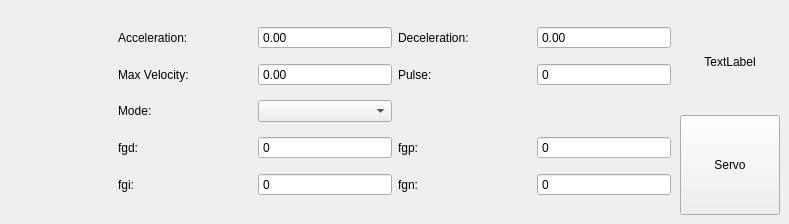
<?xml version="1.0" encoding="UTF-8"?>
<ui version="4.0">
 <class>TabModeCtl</class>
 <widget class="QWidget" name="TabModeCtl">
  <property name="geometry">
   <rect>
    <x>0</x>
    <y>0</y>
    <width>789</width>
    <height>224</height>
   </rect>
  </property>
  <property name="windowTitle">
   <string>Form</string>
  </property>
  <layout class="QHBoxLayout" name="horizontalLayout_2" stretch="0,0,0">
   <property name="spacing">
    <number>0</number>
   </property>
   <property name="leftMargin">
    <number>9</number>
   </property>
   <property name="topMargin">
    <number>9</number>
   </property>
   <property name="rightMargin">
    <number>9</number>
   </property>
   <property name="bottomMargin">
    <number>9</number>
   </property>
   <item>
    <widget class="ModeCtlPanel" name="modeCtlPanel" native="true">
     <property name="minimumSize">
      <size>
       <width>100</width>
       <height>0</height>
      </size>
     </property>
    </widget>
   </item>
   <item>
    <widget class="QStackedWidget" name="stackedWidget_plot_mode">
     <property name="styleSheet">
      <string notr="true"/>
     </property>
     <property name="currentIndex">
      <number>13</number>
     </property>
     <widget class="QWidget" name="page_idle">
      <layout class="QHBoxLayout" name="horizontalLayout_4">
       <item>
        <widget class="QLabel" name="label_page_idle">
         <property name="text">
          <string>idle</string>
         </property>
         <property name="alignment">
          <set>Qt::AlignCenter</set>
         </property>
        </widget>
       </item>
      </layout>
     </widget>
     <widget class="QWidget" name="page_adc">
      <layout class="QHBoxLayout" name="horizontalLayout_7">
       <item>
        <widget class="QLabel" name="label_page_adc">
         <property name="text">
          <string>adc</string>
         </property>
         <property name="alignment">
          <set>Qt::AlignCenter</set>
         </property>
        </widget>
       </item>
      </layout>
     </widget>
     <widget class="QWidget" name="page_ipa">
      <layout class="QHBoxLayout" name="horizontalLayout_8">
       <item>
        <widget class="QLabel" name="label_2">
         <property name="text">
          <string>initial ipa value (%):</string>
         </property>
         <property name="alignment">
          <set>Qt::AlignRight|Qt::AlignTrailing|Qt::AlignVCenter</set>
         </property>
        </widget>
       </item>
       <item>
        <widget class="QSpinBox" name="spinBox_mode_ipa">
         <property name="buttonSymbols">
          <enum>QAbstractSpinBox::NoButtons</enum>
         </property>
         <property name="maximum">
          <number>1000</number>
         </property>
        </widget>
       </item>
       <item>
        <widget class="QLabel" name="label_3">
         <property name="text">
          <string/>
         </property>
        </widget>
       </item>
      </layout>
     </widget>
     <widget class="QWidget" name="page_mpi">
      <layout class="QHBoxLayout" name="horizontalLayout_9">
       <item>
        <widget class="QLabel" name="label_4">
         <property name="text">
          <string>machine paramaters identify</string>
         </property>
         <property name="alignment">
          <set>Qt::AlignCenter</set>
         </property>
        </widget>
       </item>
      </layout>
     </widget>
     <widget class="QWidget" name="page_col">
      <layout class="QGridLayout" name="gridLayout">
       <item row="0" column="0">
        <widget class="QLabel" name="label_5">
         <property name="text">
          <string>ua_ref (%)</string>
         </property>
         <property name="alignment">
          <set>Qt::AlignRight|Qt::AlignTrailing|Qt::AlignVCenter</set>
         </property>
        </widget>
       </item>
       <item row="0" column="1">
        <widget class="QSpinBox" name="spinBox_mode_uaref">
         <property name="buttonSymbols">
          <enum>QAbstractSpinBox::NoButtons</enum>
         </property>
         <property name="minimum">
          <number>-1000</number>
         </property>
         <property name="maximum">
          <number>1000</number>
         </property>
        </widget>
       </item>
       <item row="0" column="2">
        <widget class="QLabel" name="label_8">
         <property name="text">
          <string>ub_ref (%)</string>
         </property>
         <property name="alignment">
          <set>Qt::AlignRight|Qt::AlignTrailing|Qt::AlignVCenter</set>
         </property>
        </widget>
       </item>
       <item row="0" column="3">
        <widget class="QSpinBox" name="spinBox_mode_ubref">
         <property name="buttonSymbols">
          <enum>QAbstractSpinBox::NoButtons</enum>
         </property>
         <property name="minimum">
          <number>-1000</number>
         </property>
         <property name="maximum">
          <number>1000</number>
         </property>
        </widget>
       </item>
       <item row="0" column="4">
        <widget class="QLabel" name="label_9">
         <property name="text">
          <string>uc_ref (%)</string>
         </property>
         <property name="alignment">
          <set>Qt::AlignRight|Qt::AlignTrailing|Qt::AlignVCenter</set>
         </property>
        </widget>
       </item>
       <item row="0" column="5">
        <widget class="QSpinBox" name="spinBox_mode_ucref">
         <property name="buttonSymbols">
          <enum>QAbstractSpinBox::NoButtons</enum>
         </property>
         <property name="minimum">
          <number>-1000</number>
         </property>
         <property name="maximum">
          <number>1000</number>
         </property>
        </widget>
       </item>
       <item row="1" column="0">
        <widget class="QLabel" name="label_10">
         <property name="text">
          <string>ud_ref (%)</string>
         </property>
         <property name="alignment">
          <set>Qt::AlignRight|Qt::AlignTrailing|Qt::AlignVCenter</set>
         </property>
        </widget>
       </item>
       <item row="1" column="1">
        <widget class="QSpinBox" name="spinBox_mode_udref">
         <property name="buttonSymbols">
          <enum>QAbstractSpinBox::NoButtons</enum>
         </property>
         <property name="minimum">
          <number>-1000</number>
         </property>
         <property name="maximum">
          <number>1000</number>
         </property>
        </widget>
       </item>
       <item row="1" column="2">
        <widget class="QLabel" name="label_16">
         <property name="text">
          <string>uq_ref (%)</string>
         </property>
         <property name="alignment">
          <set>Qt::AlignRight|Qt::AlignTrailing|Qt::AlignVCenter</set>
         </property>
        </widget>
       </item>
       <item row="1" column="3">
        <widget class="QSpinBox" name="spinBox_mode_uqref">
         <property name="buttonSymbols">
          <enum>QAbstractSpinBox::NoButtons</enum>
         </property>
         <property name="minimum">
          <number>-1000</number>
         </property>
         <property name="maximum">
          <number>1000</number>
         </property>
        </widget>
       </item>
      </layout>
     </widget>
     <widget class="QWidget" name="page_ccl">
      <layout class="QHBoxLayout" name="horizontalLayout_10">
       <item>
        <widget class="QLabel" name="label_17">
         <property name="text">
          <string>id_ref (%)</string>
         </property>
         <property name="alignment">
          <set>Qt::AlignRight|Qt::AlignTrailing|Qt::AlignVCenter</set>
         </property>
        </widget>
       </item>
       <item>
        <widget class="QSpinBox" name="spinBox_mode_idref">
         <property name="buttonSymbols">
          <enum>QAbstractSpinBox::NoButtons</enum>
         </property>
         <property name="minimum">
          <number>-1000</number>
         </property>
         <property name="maximum">
          <number>1000</number>
         </property>
        </widget>
       </item>
       <item>
        <widget class="QLabel" name="label_18">
         <property name="text">
          <string>iq_ref(%)</string>
         </property>
         <property name="alignment">
          <set>Qt::AlignRight|Qt::AlignTrailing|Qt::AlignVCenter</set>
         </property>
        </widget>
       </item>
       <item>
        <widget class="QSpinBox" name="spinBox_mode_iqref">
         <property name="buttonSymbols">
          <enum>QAbstractSpinBox::NoButtons</enum>
         </property>
         <property name="minimum">
          <number>-1000</number>
         </property>
         <property name="maximum">
          <number>1000</number>
         </property>
        </widget>
       </item>
       <item>
        <widget class="QLabel" name="label_19">
         <property name="text">
          <string/>
         </property>
        </widget>
       </item>
      </layout>
     </widget>
     <widget class="QWidget" name="page_vcl">
      <layout class="QHBoxLayout" name="horizontalLayout_11">
       <item>
        <widget class="QLabel" name="label_20">
         <property name="text">
          <string>close velocity (%)</string>
         </property>
         <property name="alignment">
          <set>Qt::AlignRight|Qt::AlignTrailing|Qt::AlignVCenter</set>
         </property>
        </widget>
       </item>
       <item>
        <widget class="QSpinBox" name="spinBox_mode_vcl">
         <property name="buttonSymbols">
          <enum>QAbstractSpinBox::NoButtons</enum>
         </property>
         <property name="minimum">
          <number>-1000</number>
         </property>
         <property name="maximum">
          <number>1000</number>
         </property>
        </widget>
       </item>
       <item>
        <widget class="QLabel" name="label_21">
         <property name="text">
          <string/>
         </property>
        </widget>
       </item>
      </layout>
     </widget>
     <widget class="QWidget" name="page_vpl">
      <layout class="QHBoxLayout" name="horizontalLayout_12">
       <item>
        <widget class="QLabel" name="label_22">
         <property name="text">
          <string>profile velocity (%)</string>
         </property>
         <property name="alignment">
          <set>Qt::AlignRight|Qt::AlignTrailing|Qt::AlignVCenter</set>
         </property>
        </widget>
       </item>
       <item>
        <widget class="QSpinBox" name="spinBox_mode_vpl">
         <property name="buttonSymbols">
          <enum>QAbstractSpinBox::NoButtons</enum>
         </property>
         <property name="minimum">
          <number>-1000</number>
         </property>
         <property name="maximum">
          <number>1000</number>
         </property>
        </widget>
       </item>
       <item>
        <widget class="QLabel" name="label_23">
         <property name="text">
          <string/>
         </property>
        </widget>
       </item>
      </layout>
     </widget>
     <widget class="QWidget" name="page_vsl">
      <layout class="QHBoxLayout" name="horizontalLayout_13">
       <item>
        <widget class="QLabel" name="label_24">
         <property name="text">
          <string>circle sync velocity (%)</string>
         </property>
         <property name="alignment">
          <set>Qt::AlignRight|Qt::AlignTrailing|Qt::AlignVCenter</set>
         </property>
        </widget>
       </item>
       <item>
        <widget class="QSpinBox" name="spinBox_mode_vsl">
         <property name="buttonSymbols">
          <enum>QAbstractSpinBox::NoButtons</enum>
         </property>
         <property name="minimum">
          <number>-1000</number>
         </property>
         <property name="maximum">
          <number>1000</number>
         </property>
        </widget>
       </item>
       <item>
        <widget class="QLabel" name="label_25">
         <property name="text">
          <string/>
         </property>
        </widget>
       </item>
      </layout>
     </widget>
     <widget class="QWidget" name="page_fix">
      <layout class="QHBoxLayout" name="horizontalLayout_20">
       <item>
        <widget class="QLabel" name="label_26">
         <property name="text">
          <string>fix</string>
         </property>
         <property name="alignment">
          <set>Qt::AlignCenter</set>
         </property>
        </widget>
       </item>
      </layout>
     </widget>
     <widget class="QWidget" name="page_pt">
      <layout class="QHBoxLayout" name="horizontalLayout_21">
       <item>
        <widget class="QLabel" name="label_27">
         <property name="text">
          <string>posion pulse (pulse)</string>
         </property>
         <property name="alignment">
          <set>Qt::AlignRight|Qt::AlignTrailing|Qt::AlignVCenter</set>
         </property>
        </widget>
       </item>
       <item>
        <widget class="QSpinBox" name="spinBox_mode_pt">
         <property name="buttonSymbols">
          <enum>QAbstractSpinBox::NoButtons</enum>
         </property>
         <property name="minimum">
          <number>-429496729</number>
         </property>
         <property name="maximum">
          <number>429496729</number>
         </property>
        </widget>
       </item>
       <item>
        <widget class="QLabel" name="label_28">
         <property name="text">
          <string/>
         </property>
        </widget>
       </item>
      </layout>
     </widget>
     <widget class="QWidget" name="page_db">
      <layout class="QHBoxLayout" name="horizontalLayout_22">
       <item>
        <widget class="QLabel" name="label_29">
         <property name="text">
          <string>dynamic stop</string>
         </property>
         <property name="alignment">
          <set>Qt::AlignCenter</set>
         </property>
        </widget>
       </item>
      </layout>
     </widget>
     <widget class="QWidget" name="page_csc">
      <layout class="QHBoxLayout" name="horizontalLayout_23">
       <item>
        <widget class="QLabel" name="label_30">
         <property name="text">
          <string>circle sync current follow</string>
         </property>
         <property name="alignment">
          <set>Qt::AlignCenter</set>
         </property>
        </widget>
       </item>
      </layout>
     </widget>
     <widget class="QWidget" name="page_aut">
      <layout class="QGridLayout" name="gridLayout_2">
       <item row="4" column="2">
        <widget class="QLabel" name="label_31">
         <property name="text">
          <string>fgn:</string>
         </property>
        </widget>
       </item>
       <item row="4" column="3">
        <widget class="QSpinBox" name="spinBox_mode_aut_fgn">
         <property name="readOnly">
          <bool>true</bool>
         </property>
         <property name="buttonSymbols">
          <enum>QAbstractSpinBox::NoButtons</enum>
         </property>
         <property name="maximum">
          <number>655360000</number>
         </property>
        </widget>
       </item>
       <item row="0" column="1">
        <widget class="QDoubleSpinBox" name="doubleSpinBox_mode_autAcc">
         <property name="buttonSymbols">
          <enum>QAbstractSpinBox::NoButtons</enum>
         </property>
         <property name="minimum">
          <double>-2147483648.000000000000000</double>
         </property>
         <property name="maximum">
          <double>2147483648.000000000000000</double>
         </property>
        </widget>
       </item>
       <item row="1" column="0">
        <widget class="QLabel" name="label">
         <property name="text">
          <string>Max Velocity:</string>
         </property>
        </widget>
       </item>
       <item row="1" column="1">
        <widget class="QDoubleSpinBox" name="doubleSpinBox_mode_autMaxVel">
         <property name="buttonSymbols">
          <enum>QAbstractSpinBox::NoButtons</enum>
         </property>
         <property name="minimum">
          <double>-2147483648.000000000000000</double>
         </property>
         <property name="maximum">
          <double>2147483648.000000000000000</double>
         </property>
        </widget>
       </item>
       <item row="0" column="0">
        <widget class="QLabel" name="label_6">
         <property name="text">
          <string>Acceleration:</string>
         </property>
        </widget>
       </item>
       <item row="3" column="1">
        <widget class="QSpinBox" name="spinBox_mode_aut_fgd">
         <property name="readOnly">
          <bool>true</bool>
         </property>
         <property name="buttonSymbols">
          <enum>QAbstractSpinBox::NoButtons</enum>
         </property>
         <property name="maximum">
          <number>655360000</number>
         </property>
        </widget>
       </item>
       <item row="2" column="1">
        <widget class="QComboBox" name="comboBox_mode_auc_mode"/>
       </item>
       <item row="2" column="0">
        <widget class="QLabel" name="label_12">
         <property name="text">
          <string>Mode:</string>
         </property>
        </widget>
       </item>
       <item row="3" column="2">
        <widget class="QLabel" name="label_14">
         <property name="text">
          <string>fgp:</string>
         </property>
        </widget>
       </item>
       <item row="3" column="0">
        <widget class="QLabel" name="label_13">
         <property name="text">
          <string>fgd:</string>
         </property>
        </widget>
       </item>
       <item row="3" column="3">
        <widget class="QSpinBox" name="spinBox_mode_aut_fgp">
         <property name="readOnly">
          <bool>true</bool>
         </property>
         <property name="buttonSymbols">
          <enum>QAbstractSpinBox::NoButtons</enum>
         </property>
         <property name="maximum">
          <number>655360000</number>
         </property>
        </widget>
       </item>
       <item row="4" column="1">
        <widget class="QSpinBox" name="spinBox_mode_aut_fgi">
         <property name="readOnly">
          <bool>true</bool>
         </property>
         <property name="buttonSymbols">
          <enum>QAbstractSpinBox::NoButtons</enum>
         </property>
         <property name="maximum">
          <number>655360000</number>
         </property>
        </widget>
       </item>
       <item row="4" column="0">
        <widget class="QLabel" name="label_15">
         <property name="text">
          <string>fgi:</string>
         </property>
        </widget>
       </item>
       <item row="1" column="2">
        <widget class="QLabel" name="label_11">
         <property name="text">
          <string>Pulse:</string>
         </property>
        </widget>
       </item>
       <item row="0" column="2">
        <widget class="QLabel" name="label_7">
         <property name="text">
          <string>Deceleration:</string>
         </property>
        </widget>
       </item>
       <item row="0" column="3">
        <widget class="QDoubleSpinBox" name="doubleSpinBox_mode_autDec">
         <property name="buttonSymbols">
          <enum>QAbstractSpinBox::NoButtons</enum>
         </property>
         <property name="minimum">
          <double>-2147483648.000000000000000</double>
         </property>
         <property name="maximum">
          <double>2147483648.000000000000000</double>
         </property>
        </widget>
       </item>
       <item row="1" column="3">
        <widget class="QSpinBox" name="spinBox_mode_aut_pulse">
         <property name="buttonSymbols">
          <enum>QAbstractSpinBox::NoButtons</enum>
         </property>
         <property name="maximum">
          <number>655360000</number>
         </property>
        </widget>
       </item>
      </layout>
     </widget>
    </widget>
   </item>
   <item>
    <layout class="QVBoxLayout" name="verticalLayout_4" stretch="1,0">
     <item>
      <widget class="QLabel" name="label_plot_servo_onoff">
       <property name="text">
        <string>TextLabel</string>
       </property>
       <property name="alignment">
        <set>Qt::AlignCenter</set>
       </property>
      </widget>
     </item>
     <item>
      <widget class="QToolButton" name="tbtn_plot_servoOnMode">
       <property name="sizePolicy">
        <sizepolicy hsizetype="Preferred" vsizetype="Preferred">
         <horstretch>0</horstretch>
         <verstretch>0</verstretch>
        </sizepolicy>
       </property>
       <property name="minimumSize">
        <size>
         <width>100</width>
         <height>100</height>
        </size>
       </property>
       <property name="text">
        <string>Servo</string>
       </property>
      </widget>
     </item>
    </layout>
   </item>
  </layout>
 </widget>
 <customwidgets>
  <customwidget>
   <class>ModeCtlPanel</class>
   <extends>QWidget</extends>
   <header>modectlpanel.h</header>
   <container>1</container>
  </customwidget>
 </customwidgets>
 <resources/>
 <connections/>
</ui>
